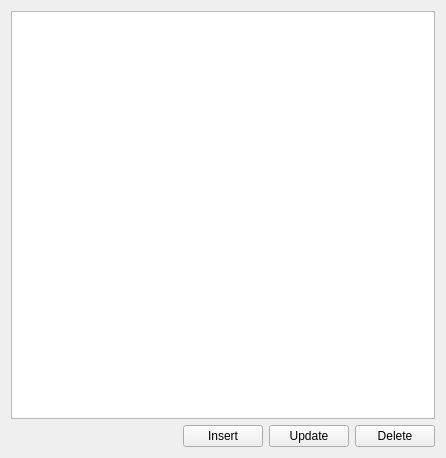
<?xml version="1.0" encoding="UTF-8"?>
<ui version="4.0">
 <class>Widget</class>
 <widget class="QWidget" name="Widget">
  <property name="geometry">
   <rect>
    <x>0</x>
    <y>0</y>
    <width>446</width>
    <height>458</height>
   </rect>
  </property>
  <property name="windowTitle">
   <string>MariaDBConnector</string>
  </property>
  <layout class="QGridLayout" name="gridLayout">
   <item row="0" column="0">
    <layout class="QVBoxLayout" name="verticalLayout">
     <item>
      <widget class="QTableView" name="tableView"/>
     </item>
     <item>
      <layout class="QHBoxLayout" name="horizontalLayout">
       <item>
        <spacer name="horizontalSpacer">
         <property name="orientation">
          <enum>Qt::Horizontal</enum>
         </property>
         <property name="sizeHint" stdset="0">
          <size>
           <width>40</width>
           <height>20</height>
          </size>
         </property>
        </spacer>
       </item>
       <item>
        <widget class="QPushButton" name="btnInsert">
         <property name="text">
          <string>Insert</string>
         </property>
        </widget>
       </item>
       <item>
        <widget class="QPushButton" name="btnUpdate">
         <property name="text">
          <string>Update</string>
         </property>
        </widget>
       </item>
       <item>
        <widget class="QPushButton" name="btnDelete">
         <property name="text">
          <string>Delete</string>
         </property>
        </widget>
       </item>
      </layout>
     </item>
    </layout>
   </item>
  </layout>
 </widget>
 <layoutdefault spacing="6" margin="11"/>
 <resources/>
 <connections/>
</ui>
